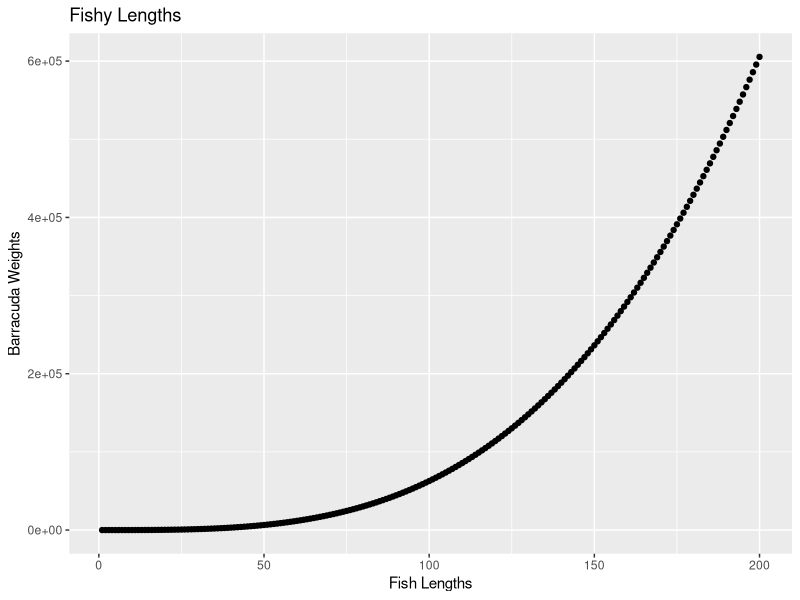

Source code (R):
## ---- chunk 1
knitr::opts_chunk$set(echo = TRUE)
## ---- chunk 2
library(tidyverse)
## ---- chunk 3
#Heading Formats for Fish Length Weight

##subheader size

###try again

####big fish smaller font

#####normal


## ---- chunk 4

fish_weight <- function(a, length, b) {
  a*length^b
  
}


## ---- chunk 5
mf <- fish_weight(a = 0.0905, length = 60, b = 2.52)


## ---- chunk 6

gt <- fish_weight(a = 0.0353, length =  60, b = 3.05)

## ---- chunk 7

gb <- fish_weight(a = 0.0181, length = 60, b = 3.27)

## ---- chunk 8

####Fish Size Ranges

fish_lengths <- 1:200

## ---- chunk 9

barracuda_weight <- fish_weight(a = 0.0181, length = fish_lengths, b = 3.27)

## ---- chunk 10

barracuda_df <- data.frame(fish_lengths, barracuda_weight)

## ---- chunk 11

ggplot(data = barracuda_df, aes(x = fish_lengths, y = barracuda_weight)) + 
  geom_point() +
  labs(x = "Fish Lengths", 
       y = "Barracuda Weights",
       title = "Fishy Lengths")

